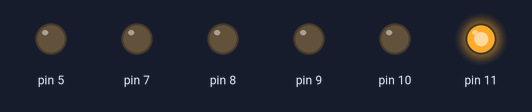
Recording of a sketch running on a simulated Arduino Uno, built with avr-gcc and run on an emulated ATmega328P. On the bench: output pins drawn as LEDs (lit = HIGH).

Above: at 0.05 s.
At 3.0 s:
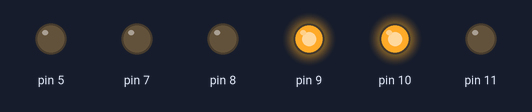
At 5.95 s:
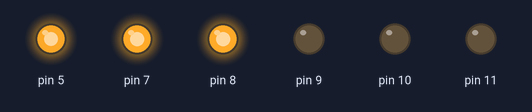
Timing chart, 0 to 7.8 s (numbered marks = the images above):
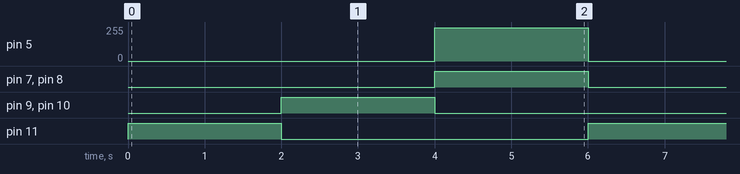

The sketch:

ejercicio_1_leds_rgb1.ino
```cpp
// Desarrollar un código y un esquema electrónico básico que
//haga una secuencia de luces con 3 leds RGB.

// La secuencia es la siguiente:
//1- Prende el 1°led en color rojo. (De forma analógica)
//2- Se apaga el 1° led y se prende el 2° led en color magenta
//   (de forma digital)
//3- Se paga el 2° led y se prende el 3° led en color cian
//   (De forma analógica y tenue)
//4- Se paga el 3° led y se prende el 1° led  devuelta y así infinitamente.

void setup()
{
  pinMode( 11 , OUTPUT);
  pinMode( 10 , OUTPUT);
  pinMode( 9 , OUTPUT);
  pinMode( 8 , OUTPUT);
  pinMode( 7 , OUTPUT);
  pinMode( 5 , OUTPUT );

}

void loop()
{

  analogWrite( 11 , 255 );
  delay(2000);
  digitalWrite( 11 , LOW );

  digitalWrite( 10 , HIGH );
  digitalWrite( 9 , HIGH );
  delay(2000);
  analogWrite( 9 , 0 );
  analogWrite( 10 , 0 );

  analogWrite( 8 , 225);
  analogWrite( 7 , 255 );
  analogWrite( 5 , 250 );
  delay(2000);
  analogWrite( 8 , 0 );
  analogWrite( 7 , 0 );
  analogWrite( 5 , 0 );
}
```

Measured:
- by itself, pin 5: alternates 250/255 for 2.0 s and 0/255 for 4.0 s
- by itself, pin 7–11: alternates HIGH for 2.0 s and LOW for 4.0 s
